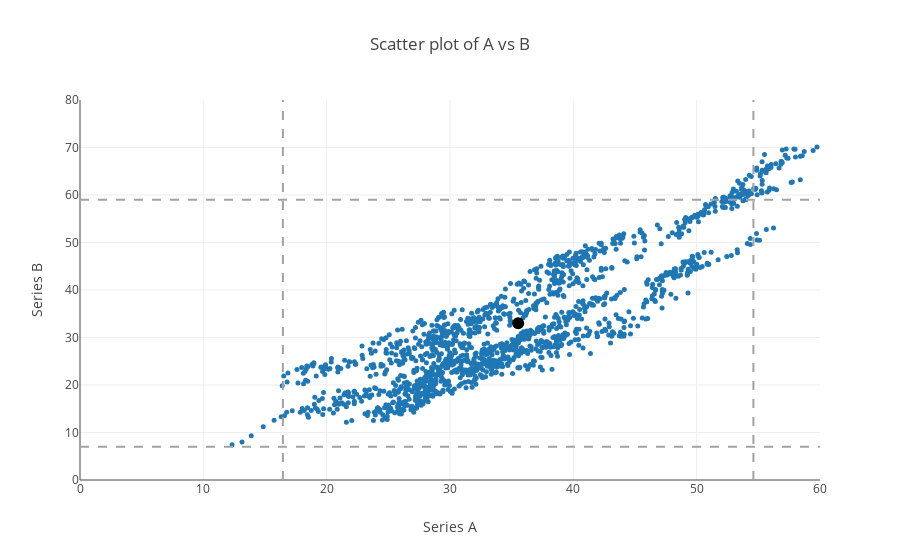

Notebook cell for this chart:
### Markdown cell above
now, all we have to do is to put these plot elements together into a `figure` object (which is a simple `dict` with two keys: `data` and `layout`) and pass this to the `iplot` function.

### Code cell
figure = {
    'data':
        [series_scatter_points,
            balance_point,
            lower_vertical,
            upper_vertical,
            lower_horizontal,
            upper_horizontal
        ],
    'layout': layout
}

iplot(figure)

### Figure 1 — Plotly figure (JSON) as saved in the notebook; plotly's stock layout.template omitted (floating-point values rounded to 4 significant figures; data arrays with more than 128 entries replaced by an {"elided": "..."} marker saying what was removed)
{"data": [{"marker": {"size": 5}, "mode": "markers", "type": "scatter", "uid": "f489c8c8-426d-40ea-8e3e-afc2286f6086", "x": {"elided": "1500 float values"}, "y": {"elided": "1500 float values"}}, {"marker": {"color": "rgb(0,0,0)", "size": 12}, "mode": "markers", "type": "scatter", "uid": "00f2e527-1e7c-4b58-bc42-c30d92078155", "x": [35.53], "y": [33.01]}, {"line": {"color": "rgb(162, 162, 162)", "dash": "dash"}, "mode": "lines", "type": "scatter", "uid": "09c276c4-9fd0-45a1-b505-b983a642169d", "x": [16.45, 16.45], "y": [0, 80]}, {"line": {"color": "rgb(162, 162, 162)", "dash": "dash"}, "mode": "lines", "type": "scatter", "uid": "9b7efdb1-e316-424a-8e3f-9da0e5755005", "x": [54.6, 54.6], "y": [0, 80]}, {"line": {"color": "rgb(162, 162, 162)", "dash": "dash"}, "mode": "lines", "type": "scatter", "uid": "dff4e315-23cd-49b0-a173-daa270243a85", "x": [0, 60], "y": [7.003, 7.003]}, {"line": {"color": "rgb(162, 162, 162)", "dash": "dash"}, "mode": "lines", "type": "scatter", "uid": "f578c71e-6f28-48ac-91f3-6e54e220b99b", "x": [0, 60], "y": [59.02, 59.02]}], "layout": {"showlegend": false, "title": "Scatter plot of A vs B", "xaxis": {"range": [0, 60], "title": "Series A"}, "yaxis": {"range": [0, 80], "title": "Series B"}}}
